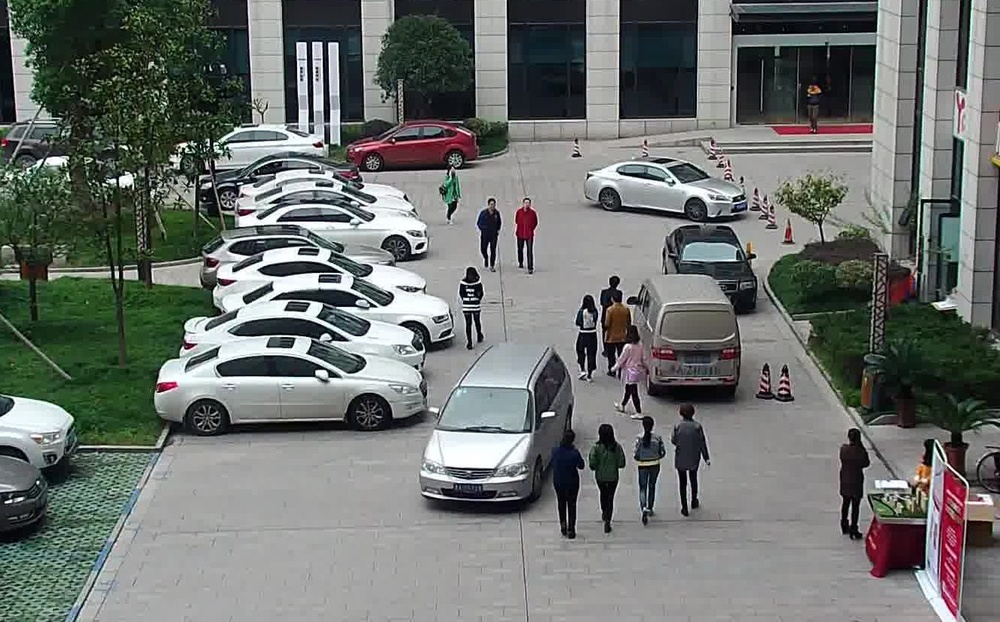
#> input picture yolo-fastest-v2-ncnn-raspberry-pi-4/parking.jpg, 1000 x 622 px, shrunk from 1326 x 825 before the run, given in place of the camera
$ python seekrec.py
#> lines starting #> are read from the running program, lines starting #| are printed output that depends on the picture; after the words box and inside, x2 and y2 are one past the last pixel; in counts of white or black regions, pixels touching at a corner belong together
#> further down, frame is the input picture: shape (622, 1000, 3); mean B, G, R 109.8, 113.1, 108.8
import cv2
import numpy as np

# ================== 核心函数：找长方形、返回4个顶点 ==================
def find_rectangle_vertices(image):
    # 1. 转灰度
    gray = cv2.cvtColor(image, cv2.COLOR_BGR2GRAY)
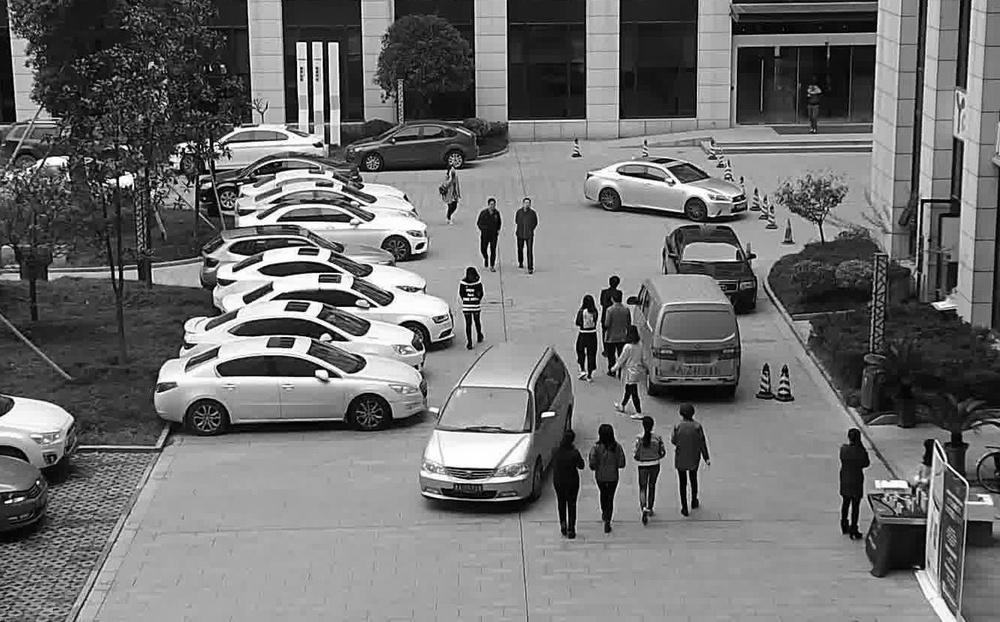
#> gray: shape (622, 1000); min 0, max 255, mean 111.5
    # 2. 高斯模糊（降噪）
    blur = cv2.GaussianBlur(gray, (5, 5), 0)
    # 3. 边缘检测
    edges = cv2.Canny(blur, 50, 150)
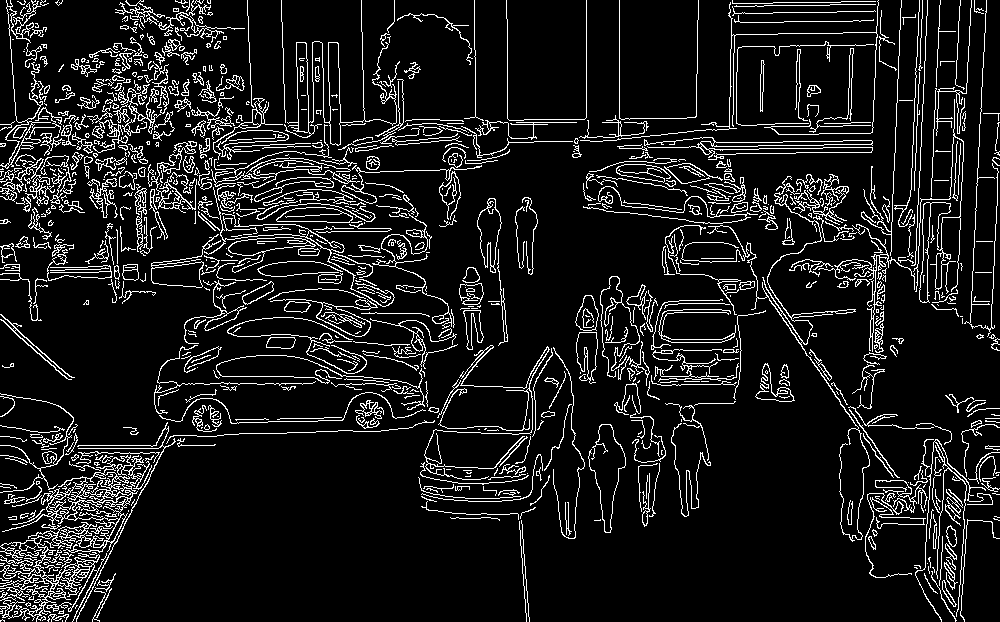
#> edges: shape (622, 1000); 10.2% white in thin lines or dots

    # 4. 找轮廓
    contours, _ = cv2.findContours(edges, cv2.RETR_EXTERNAL, cv2.CHAIN_APPROX_SIMPLE)
#> contours = 860 contours, 664 with area under 20; largest, box (x1, y1, x2, y2) and area: (0, 455, 152, 622) 5833, (284, 0, 397, 146) 2029, (270, 299, 378, 337) 1040, (151, 234, 221, 288) 1027, (477, 198, 502, 273) 988

    rect_vertices = None  # 存储长方形4个顶点

    # 5. 遍历轮廓，找长方形
    for cnt in contours:
        area = cv2.contourArea(cnt)
        if area < 1000:  # 过滤小噪点（可根据你的长方形大小调整）
            continue

        # 多边形逼近
        peri = cv2.arcLength(cnt, True)
        approx = cv2.approxPolyDP(cnt, 0.02 * peri, True)

        # 长方形 = 4个顶点 + 凸多边形
        if len(approx) == 4 and cv2.isContourConvex(approx):
            rect_vertices = approx
            break
#> this loop made 860 passes
#> area on passes 3, 9, 17: 20.5, 43.5, 98.5

    return rect_vertices


# ================== 主程序：打开摄像头实时识别 ==================
if __name__ == "__main__":
    cap = cv2.VideoCapture(0)  # 0=默认摄像头

    while True:
        ret, frame = cap.read()
        if not ret:
            break

        # 获取长方形4个顶点
        vertices = find_rectangle_vertices(frame)

        if vertices is not None:
            # 把顶点转成方便使用的格式
            pts = vertices.reshape(-1, 2)
            print("✅ 长方形4个顶点坐标：")
            for i, (x, y) in enumerate(pts):
                print(f"  顶点{i+1}: ({x}, {y})")
                cv2.circle(frame, (x, y), 8, (0, 0, 255), -1)  # 画顶点

            # 画轮廓
            cv2.drawContours(frame, [vertices], -1, (0, 255, 0), 2)

        # 显示画面
        cv2.imshow("Rectangle Detector", frame)

        # 按 Q 退出
        if cv2.waitKey(1) & 0xFF == ord('q'):
#> (key q is pressed here)
            break

    cap.release()
    cv2.destroyAllWindows()
